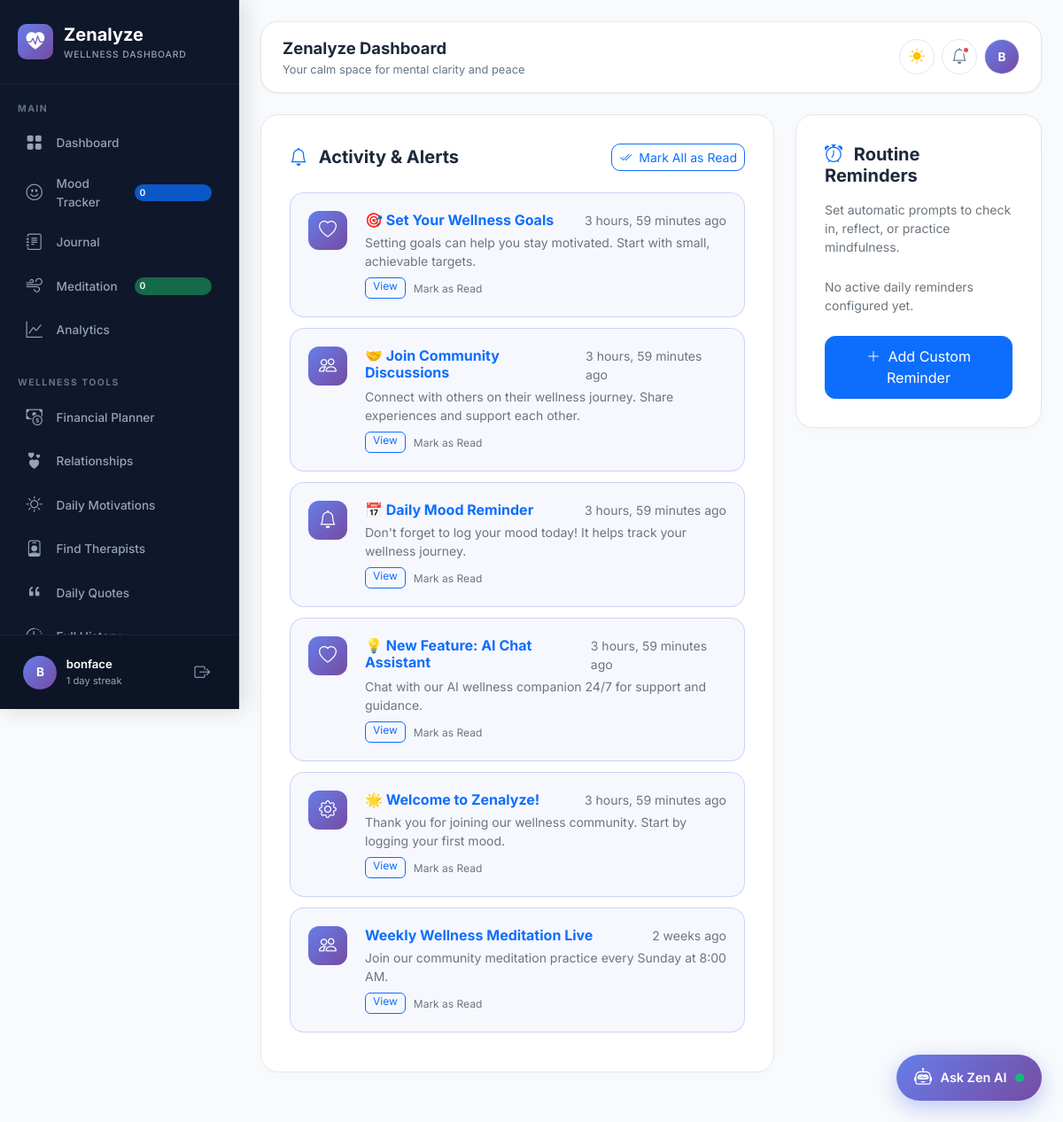
The app's page /notifications/ (signed in) with its own data.
### apps/accounts/models.py (models this page shows, shortened)
class User(AbstractUser):
    ROLE_CHOICES = [
        ('user', 'User'),
        ('admin', 'Admin'),
        ('therapist', 'Therapist'),
        ('moderator', 'Moderator'),
    ]
    email = models.EmailField(unique=True)
    full_name = models.CharField(max_length=150, blank=True)
    display_name = models.CharField(max_length=100, blank=True, null=True)
    avatar_url = models.CharField(max_length=500, blank=True, null=True)
    avatar = models.ImageField(upload_to='avatars/', blank=True, null=True)
    streak_days = models.IntegerField(default=0)
    wellness_score = models.IntegerField(default=50)
    role = models.CharField(max_length=20, choices=ROLE_CHOICES, default='user')
    emergency_contact_name = models.CharField(max_length=100, blank=True, null=True)
    emergency_contact_phone = models.CharField(max_length=50, blank=True, null=True)
    last_active = models.DateTimeField(auto_now=True)
    @property
    def is_admin_user(self):
        return self.role == 'admin' or self.is_superuser or self.is_staff
    @property
    def avatar_display_url(self):
        if self.avatar and hasattr(self.avatar, 'url'):
            return self.avatar.url
        if self.avatar_url:
            if self.avatar_url.startswith('http') or self.avatar_url.startswith('/'):
                return self.avatar_url
            return f"/{self.avatar_url}"
        return None
    @property
    def display_title(self):
        if self.display_name:
            return self.display_name
        if self.full_name:
            return self.full_name
        return self.username

### apps/notifications/models.py (models this page shows, shortened)
class Notification(models.Model):
    TYPE_CHOICES = [
        ('system', 'System'),
        ('reminder', 'Reminder'),
        ('achievement', 'Achievement'),
        ('community', 'Community'),
        ('mood', 'Mood'),
        ('journal', 'Journal'),
        ('wellness', 'Wellness'),
        ('quote', 'Quote'),
        ('crisis', 'Crisis'),
        ('message', 'Message'),
    ]
    user = models.ForeignKey(settings.AUTH_USER_MODEL, on_delete=models.CASCADE, null=True, blank=True, related_name='notifications')
    type = models.CharField(max_length=50, choices=TYPE_CHOICES, default='system')
    title = models.CharField(max_length=255)
    message = models.TextField(blank=True)
    link = models.CharField(max_length=500, blank=True, null=True)
    icon = models.CharField(max_length=50, default='bell')
    is_read = models.BooleanField(default=False)
    is_global = models.BooleanField(default=False)
    priority = models.CharField(max_length=20, default='normal')
    created_by = models.ForeignKey(settings.AUTH_USER_MODEL, on_delete=models.SET_NULL, null=True, blank=True, related_name='created_notifications')
    created_at = models.DateTimeField(auto_now_add=True)
    read_at = models.DateTimeField(null=True, blank=True)
    class Meta:
        ordering = ['-created_at']
    @property
    def icon_class(self):
        icon_map = {
            'system': 'bi-gear',
            'reminder': 'bi-bell',
            'achievement': 'bi-trophy',
            'community': 'bi-people',
            'mood': 'bi-emoji-smile',
            'journal': 'bi-journal-text',
            'wellness': 'bi-heart',
            'quote': 'bi-quote',
            'crisis': 'bi-exclamation-triangle',
            'message': 'bi-chat',
        }
        return icon_map.get(self.type, 'bi-bell')

### apps/notifications/views.py (the view)
# urls.py: path('notifications/', views.notifications_view, name='notifications'),
@login_required
def notifications_view(request):
    user = request.user
    notifications = Notification.objects.filter(
        Q(user=user) | Q(is_global=True)
    ).order_by('-created_at')[:40]
    reminders = UserReminder.objects.filter(user=user, is_active=True)
    return render(request, 'notifications/notifications.html', {
        'notifications': notifications,
        'reminders': reminders,
    })

### templates/notifications/notifications.html (shortened to what this page needs)
{% extends "base_dashboard.html" %}
{% block content %}
<div class="row">
    <div class="col-lg-8">
        <div class="notif-card">
            <div class="d-flex justify-content-between align-items-center mb-4">
                <h5 class="fw-bold mb-0"><i class="bi bi-bell me-2 text-primary"></i> Activity & Alerts</h5>
                <form method="POST" action="{% url 'notifications:mark_all_read' %}">
                    <button type="submit" class="btn btn-sm btn-outline-primary" style="border-radius: 10px;">
                        <i class="bi bi-check2-all me-1"></i> Mark All as Read
                    </button>
                </form>
            </div>
            {% for notif in notifications %}
            <div class="notif-item {% if not notif.is_read %}unread{% endif %}">
                <div class="notif-icon-circle">
                    <i class="bi {{ notif.icon_class }}"></i>
                </div>
                <div class="flex-grow-1">
                    <div class="d-flex justify-content-between align-items-baseline mb-1">
                        <h6 class="fw-bold mb-0 text-primary">{{ notif.title }}</h6>
                        <span class="text-secondary small">{{ notif.created_at|timesince }} ago</span>
                    </div>
                    <p class="text-secondary small mb-2">{{ notif.message }}</p>
                    <div class="d-flex gap-2">
                        {% if notif.link %}
                        <a href="{{ notif.link }}" class="btn btn-sm btn-outline-primary py-0 px-2" style="font-size: 0.75rem; border-radius: 6px;">View</a>
                        {% endif %}
                        {% if not notif.is_read %}
                        <form method="POST" action="{% url 'notifications:mark_read' notif.id %}">
                            <button type="submit" class="btn btn-sm btn-link text-secondary p-0 text-decoration-none" style="font-size: 0.75rem;">
                                Mark as Read
                            </button>
                        </form>
                        {% endif %}
                    </div>
                </div>
            </div>
            {% empty %}
            <div class="text-center py-5 text-secondary">
                <i class="bi bi-bell-slash fs-1 mb-2 d-block text-muted"></i>
                <p>You're completely caught up! No notifications right now.</p>
            </div>
            {% endfor %}
        </div>
    </div>
    <div class="col-lg-4">
        <div class="notif-card">
            <h5 class="fw-bold mb-3"><i class="bi bi-alarm me-2 text-primary"></i> Routine Reminders</h5>
            <p class="text-secondary small mb-4">Set automatic prompts to check in, reflect, or practice mindfulness.</p>
            {% for reminder in reminders %}
            <div class="reminder-pill-card">
                <div class="d-flex justify-content-between align-items-center mb-1">
                    <span class="fw-bold text-primary">{{ reminder.title }}</span>
                    <span class="badge bg-success bg-opacity-10 text-success small">Active</span>
                </div>
                <div class="text-secondary small">
                    <i class="bi bi-clock me-1"></i> {{ reminder.reminder_time|default:"Daily" }}
                </div>
            </div>
            {% empty %}
            <p class="text-secondary small">No active daily reminders configured yet.</p>
            {% endfor %}
            <button class="btn btn-primary w-100 mt-2" data-bs-toggle="modal" data-bs-target="#newReminderModal" style="border-radius: 12px; padding: 0.65rem;">
                <i class="bi bi-plus-lg me-1"></i> Add Custom Reminder
            </button>
        </div>
    </div>
</div>
{% endblock %}

### templates/includes/sidebar.html (shortened to what this page needs)
{% load static %}
<aside class="sidebar" id="sidebar">
    <div class="sidebar-header">
        <div class="sidebar-logo-icon"><i class="bi bi-heart-pulse-fill"></i></div>
        <div>
            <div class="sidebar-logo-text">Zenalyze</div>
            <div class="sidebar-logo-sub">Wellness Dashboard</div>
        </div>
    </div>
    <div class="sidebar-nav-wrap">
        <div class="nav-section">Main</div>
        <ul class="nav-list">
            <li class="nav-item">
                <a href="{% url 'wellness:dashboard' %}" class="nav-link {% if active_nav == 'dashboard' %}active{% endif %}">
                    <i class="bi bi-grid-fill"></i> <span>Dashboard</span>
                </a>
            </li>
            <li class="nav-item">
                <a href="{% url 'wellness:mood_log' %}" class="nav-link {% if active_nav == 'mood_log' %}active{% endif %}">
                    <i class="bi bi-emoji-smile"></i> <span>Mood Tracker</span>
                    <span class="nav-badge bg-primary bg-opacity-75 text-white">{{ user_stats.mood_count|default:0 }}</span>
                </a>
            </li>
            <li class="nav-item">
                <a href="{% url 'wellness:journal' %}" class="nav-link {% if active_nav == 'journal' %}active{% endif %}">
                    <i class="bi bi-journal-text"></i> <span>Journal</span>
                </a>
            </li>
            <li class="nav-item">
                <a href="{% url 'wellness:exercises' %}" class="nav-link {% if active_nav == 'exercises' %}active{% endif %}">
                    <i class="bi bi-wind"></i> <span>Meditation</span>
                    <span class="nav-badge bg-success bg-opacity-75 text-white">{{ user_stats.exercise_count|default:0 }}</span>
                </a>
            </li>
            <li class="nav-item">
                <a href="{% url 'wellness:analytics' %}" class="nav-link {% if active_nav == 'analytics' %}active{% endif %}">
                    <i class="bi bi-graph-up"></i> <span>Analytics</span>
                </a>
            </li>
        </ul>
        <div class="nav-section mt-3">Wellness Tools</div>
        <ul class="nav-list">
            <li class="nav-item">
                <a href="{% url 'wellness:financial' %}" class="nav-link {% if active_nav == 'financial' %}active{% endif %}">
                    <i class="bi bi-cash-coin"></i> <span>Financial Planner</span>
                </a>
            </li>
            <li class="nav-item">
                <a href="{% url 'wellness:relationships' %}" class="nav-link {% if active_nav == 'relationships' %}active{% endif %}">
                    <i class="bi bi-hearts"></i> <span>Relationships</span>
                </a>
            </li>
            <li class="nav-item">
                <a href="{% url 'wellness:motivations' %}" class="nav-link {% if active_nav == 'motivations' %}active{% endif %}">
                    <i class="bi bi-sun"></i> <span>Daily Motivations</span>
                </a>
            </li>
            <li class="nav-item">
                <a href="{% url 'therapists:index' %}" class="nav-link {% if active_nav == 'therapists' %}active{% endif %}">
                    <i class="bi bi-person-badge"></i> <span>Find Therapists</span>
                </a>
            </li>
            <li class="nav-item">
                <a href="{% url 'quotes:index' %}" class="nav-link {% if active_nav == 'quotes' %}active{% endif %}">
                    <i class="bi bi-quote"></i> <span>Daily Quotes</span>
                </a>
            </li>
            <li class="nav-item">
                <a href="{% url 'wellness:history' %}" class="nav-link {% if active_nav == 'history' %}active{% endif %}">
                    <i class="bi bi-clock-history"></i> <span>Full History</span>
                </a>
            </li>
        </ul>
    </div>
    <div class="sidebar-footer">
        <div class="sidebar-user">
            <div class="sidebar-avatar">
                {% if user.avatar_display_url %}
                    <img src="{{ user.avatar_display_url }}" alt="Avatar">
                {% else %}
                    {{ user.display_title|slice:":1"|upper }}
                {% endif %}
            </div>
            <div class="sidebar-user-info">
                <div class="sidebar-user-name">{{ user.display_title }}</div>
                <div class="sidebar-user-role">
                    {% if user.is_admin_user %}Admin{% else %}{{ user.streak_days }} day streak{% endif %}
                </div>
            </div>
            <a href="{% url 'accounts:logout' %}" class="sidebar-logout" title="Sign Out">
                <i class="bi bi-box-arrow-right"></i>
            </a>
        </div>
    </div>
</aside>

### templates/includes/topbar.html (shortened to what this page needs)
{% load static %}
<div class="topbar">
    <div class="topbar-left">
        <div>
            <div class="topbar-title">{% block topbar_title %}Zenalyze Dashboard{% endblock %}</div>
            <div class="topbar-subtitle">{% block topbar_subtitle %}Your calm space for mental clarity and peace{% endblock %}</div>
        </div>
    </div>
    <div class="topbar-right">
        <div class="dropdown">
            <button class="topbar-btn" data-bs-toggle="dropdown" title="Change Theme" aria-expanded="false">
                {% if current_theme == 'dark' %}
                    <i class="bi bi-moon-fill text-warning"></i>
                {% elif current_theme == 'auto' %}
                    <i class="bi bi-circle-half text-info"></i>
                {% else %}
                    <i class="bi bi-sun-fill text-warning"></i>
                {% endif %}
            </button>
        </div>
        <div class="dropdown">
            <button class="topbar-btn" data-bs-toggle="dropdown" title="Notifications" aria-expanded="false">
                <i class="bi bi-bell"></i>
                {% if unread_notifications_count > 0 %}
                <span class="notif-dot"></span>
                {% endif %}
            </button>
        </div>
        <div class="dropdown">
            <button class="topbar-btn" data-bs-toggle="dropdown" title="User Menu" aria-expanded="false">
                <div class="user-avatar-sm">
                    {% if user.avatar_display_url %}
                        <img src="{{ user.avatar_display_url }}" alt="Avatar">
                    {% else %}
                        {{ user.display_title|slice:":1"|upper }}
                    {% endif %}
                </div>
            </button>
        </div>
    </div>
</div>

### templates/notifications/notifications.html (style rules this page uses)
.notif-card { background: var(--card-bg); border: 1px solid var(--border-color); border-radius: 20px; padding: 2rem; box-shadow: 0 5px 20px rgba(0,0,0,0.02); margin-bottom: 2rem; }
.notif-item { display: flex; align-items: flex-start; gap: 1.25rem; padding: 1.25rem; border-radius: 16px; margin-bottom: 0.75rem; border: 1px solid var(--border-color); background: var(--card-bg); transition: background 0.2s; }
.notif-item.unread { background: rgba(102, 126, 234, 0.05); border-color: rgba(102, 126, 234, 0.3); }
.notif-icon-circle { width: 44px; height: 44px; border-radius: 12px; background: linear-gradient(135deg, #667eea, #764ba2); color: white; display: flex; align-items: center; justify-content: center; font-size: 1.25rem; flex-shrink: 0; }

### records on screen
User: display_title "B", display_title "bonface", streak_days "1"
Notification: title "🎯 Set Your Wellness Goals", created_at "3 hours, 59 minutes", message "Setting goals can help you stay motivated. Start with small, achievable targets.", is_read "Mark as Read"
Notification: title "🤝 Join Community Discussions", created_at "3 hours, 59 minutes", message "Connect with others on their wellness journey. Share experiences and support each other.", is_read "Mark as Read"
Notification: title "📅 Daily Mood Reminder", created_at "3 hours, 59 minutes", message "Don't forget to log your mood today! It helps track your wellness journey.", is_read "Mark as Read"
Notification: title "💡 New Feature: AI Chat Assistant", created_at "3 hours, 59 minutes", message "Chat with our AI wellness companion 24/7 for support and guidance.", is_read "Mark as Read"
Notification: title "🌟 Welcome to Zenalyze!", created_at "3 hours, 59 minutes", message "Thank you for joining our wellness community. Start by logging your first mood.", is_read "Mark as Read"
Notification: title "Weekly Wellness Meditation Live", created_at "2 weeks", message "Join our community meditation practice every Sunday at 8:00 AM.", is_read "Mark as Read"

### other values on screen
{{ user_stats.mood_count|default:0 }} "0"
{{ user_stats.exercise_count|default:0 }} "0"
